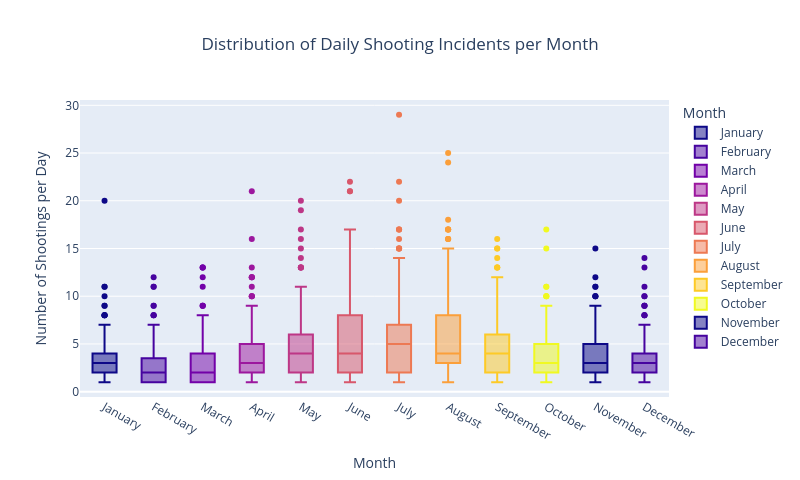

Notebook source saved alongside this figure:
### Markdown cell above
>We created a heatmap showing the density of shooting incidents across the city. High-density clusters in Brooklyn and the Bronx, with incident counts up to 1511 and 702, marked these areas as hotspots, suggesting higher risks for visitors. Manhattan showed lower density, with counts around 189, indicating it’s safer for tourists. Staten Island and parts of Queens had the fewest incidents, with counts as low as 31, making them safer options for exploration.

### Code cell
# Ensure date is in datetime format
df['date'] = pd.to_datetime(df['date'])

# Convert numeric month to month name
df['month_name'] = df['month'].apply(lambda x: calendar.month_name[x])

# Group data by date and month name to count incidents per day
daily_counts = df.groupby(['date', 'month_name']).size().reset_index(name='daily_shootings')


july_mask = daily_counts['month_name'] == 'July'
max_july_value = daily_counts.loc[july_mask, 'daily_shootings'].max()
daily_counts = daily_counts[~((july_mask) & (daily_counts['daily_shootings'] == max_july_value))]

# Define month order for the plot
month_order = list(calendar.month_name)[1:]  # Skip empty string at index 0

# Create the Plotly box plot
fig = px.box(daily_counts, 
             x='month_name', 
             y='daily_shootings',
             category_orders={'month_name': month_order},
             title="Distribution of Daily Shooting Incidents per Month",
             labels={'month_name': 'Month', 'daily_shootings': 'Number of Shootings per Day'},
             color='month_name',  # Color each month differently
             color_discrete_sequence=px.colors.sequential.Plasma)
fig.update_layout(
    width=800,  # Set the width of the plot
    height=480,  # Set the height of the plot
    title_x=0.5
)
# Save the plot as an HTML file (like the map)
fig.write_html('shootings_boxplot.html')

# Display the plot
fig.show()

### Figure 1 — Plotly figure (JSON) as saved in the notebook; plotly's stock layout.template omitted (floating-point values rounded to 4 significant figures; data arrays with more than 128 entries replaced by an {"elided": "..."} marker saying what was removed)
{"data": [{"alignmentgroup": "True", "hovertemplate": "Month=%{x}<br>Number of Shootings per Day=%{y}<extra></extra>", "legendgroup": "January", "marker": {"color": "#0d0887"}, "name": "January", "notched": false, "offsetgroup": "January", "orientation": "v", "showlegend": true, "type": "box", "x": {"elided": "183 str values"}, "x0": " ", "xaxis": "x", "y": {"elided": "183 int values"}, "y0": " ", "yaxis": "y"}, {"alignmentgroup": "True", "hovertemplate": "Month=%{x}<br>Number of Shootings per Day=%{y}<extra></extra>", "legendgroup": "February", "marker": {"color": "#46039f"}, "name": "February", "notched": false, "offsetgroup": "February", "orientation": "v", "showlegend": true, "type": "box", "x": {"elided": "160 str values"}, "x0": " ", "xaxis": "x", "y": {"elided": "160 int values"}, "y0": " ", "yaxis": "y"}, {"alignmentgroup": "True", "hovertemplate": "Month=%{x}<br>Number of Shootings per Day=%{y}<extra></extra>", "legendgroup": "March", "marker": {"color": "#7201a8"}, "name": "March", "notched": false, "offsetgroup": "March", "orientation": "v", "showlegend": true, "type": "box", "x": {"elided": "191 str values"}, "x0": " ", "xaxis": "x", "y": {"elided": "191 int values"}, "y0": " ", "yaxis": "y"}, {"alignmentgroup": "True", "hovertemplate": "Month=%{x}<br>Number of Shootings per Day=%{y}<extra></extra>", "legendgroup": "April", "marker": {"color": "#9c179e"}, "name": "April", "notched": false, "offsetgroup": "April", "orientation": "v", "showlegend": true, "type": "box", "x": {"elided": "181 str values"}, "x0": " ", "xaxis": "x", "y": {"elided": "181 int values"}, "y0": " ", "yaxis": "y"}, {"alignmentgroup": "True", "hovertemplate": "Month=%{x}<br>Number of Shootings per Day=%{y}<extra></extra>", "legendgroup": "May", "marker": {"color": "#bd3786"}, "name": "May", "notched": false, "offsetgroup": "May", "orientation": "v", "showlegend": true, "type": "box", "x": {"elided": "200 str values"}, "x0": " ", "xaxis": "x", "y": {"elided": "200 int values"}, "y0": " ", "yaxis": "y"}, {"alignmentgroup": "True", "hovertemplate": "Month=%{x}<br>Number of Shootings per Day=%{y}<extra></extra>", "legendgroup": "June", "marker": {"color": "#d8576b"}, "name": "June", "notched": false, "offsetgroup": "June", "orientation": "v", "showlegend": true, "type": "box", "x": {"elided": "196 str values"}, "x0": " ", "xaxis": "x", "y": {"elided": "196 int values"}, "y0": " ", "yaxis": "y"}, {"alignmentgroup": "True", "hovertemplate": "Month=%{x}<br>Number of Shootings per Day=%{y}<extra></extra>", "legendgroup": "July", "marker": {"color": "#ed7953"}, "name": "July", "notched": false, "offsetgroup": "July", "orientation": "v", "showlegend": true, "type": "box", "x": {"elided": "208 str values"}, "x0": " ", "xaxis": "x", "y": {"elided": "208 int values"}, "y0": " ", "yaxis": "y"}, {"alignmentgroup": "True", "hovertemplate": "Month=%{x}<br>Number of Shootings per Day=%{y}<extra></extra>", "legendgroup": "August", "marker": {"color": "#fb9f3a"}, "name": "August", "notched": false, "offsetgroup": "August", "orientation": "v", "showlegend": true, "type": "box", "x": {"elided": "206 str values"}, "x0": " ", "xaxis": "x", "y": {"elided": "206 int values"}, "y0": " ", "yaxis": "y"}, {"alignmentgroup": "True", "hovertemplate": "Month=%{x}<br>Number of Shootings per Day=%{y}<extra></extra>", "legendgroup": "September", "marker": {"color": "#fdca26"}, "name": "September", "notched": false, "offsetgroup": "September", "orientation": "v", "showlegend": true, "type": "box", "x": {"elided": "198 str values"}, "x0": " ", "xaxis": "x", "y": {"elided": "198 int values"}, "y0": " ", "yaxis": "y"}, {"alignmentgroup": "True", "hovertemplate": "Month=%{x}<br>Number of Shootings per Day=%{y}<extra></extra>", "legendgroup": "October", "marker": {"color": "#f0f921"}, "name": "October", "notched": false, "offsetgroup": "October", "orientation": "v", "showlegend": true, "type": "box", "x": {"elided": "192 str values"}, "x0": " ", "xaxis": "x", "y": {"elided": "192 int values"}, "y0": " ", "yaxis": "y"}, {"alignmentgroup": "True", "hovertemplate": "Month=%{x}<br>Number of Shootings per Day=%{y}<extra></extra>", "legendgroup": "November", "marker": {"color": "#0d0887"}, "name": "November", "notched": false, "offsetgroup": "November", "orientation": "v", "showlegend": true, "type": "box", "x": {"elided": "153 str values"}, "x0": " ", "xaxis": "x", "y": {"elided": "153 int values"}, "y0": " ", "yaxis": "y"}, {"alignmentgroup": "True", "hovertemplate": "Month=%{x}<br>Number of Shootings per Day=%{y}<extra></extra>", "legendgroup": "December", "marker": {"color": "#46039f"}, "name": "December", "notched": false, "offsetgroup": "December", "orientation": "v", "showlegend": true, "type": "box", "x": {"elided": "169 str values"}, "x0": " ", "xaxis": "x", "y": {"elided": "169 int values"}, "y0": " ", "yaxis": "y"}], "layout": {"boxmode": "overlay", "height": 480, "legend": {"title": {"text": "Month"}, "tracegroupgap": 0}, "title": {"text": "Distribution of Daily Shooting Incidents per Month", "x": 0.5}, "width": 800, "xaxis": {"anchor": "y", "categoryarray": ["January", "February", "March", "April", "May", "June", "July", "August", "September", "October", "November", "December"], "categoryorder": "array", "domain": [0, 1], "title": {"text": "Month"}}, "yaxis": {"anchor": "x", "domain": [0, 1], "title": {"text": "Number of Shootings per Day"}}}}
